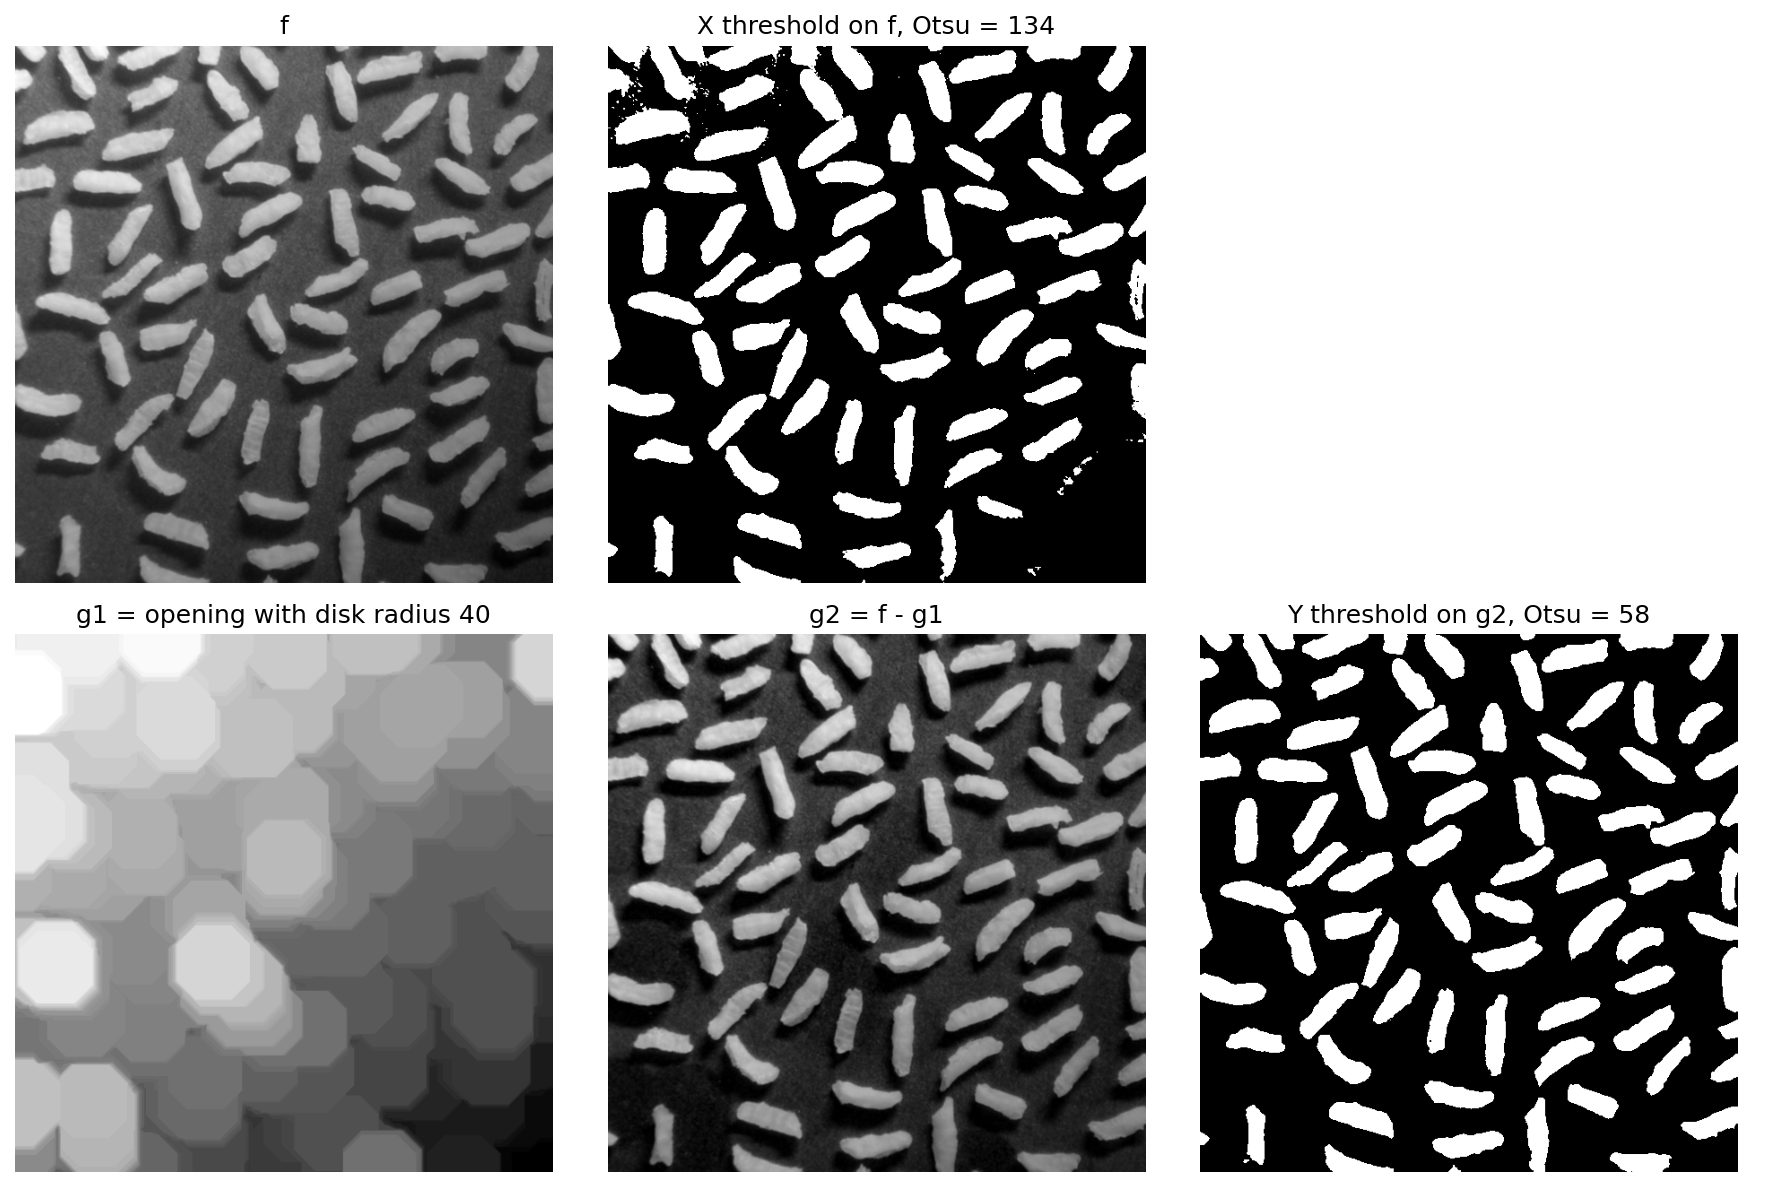

Here is the Python script that generated this plot:
import numpy as np
import matplotlib.pyplot as plt
from PIL import Image
from skimage.filters import threshold_otsu
import sys
from pathlib import Path
import ia870 as ia
from libDIPUM.data_path import dip_data

# %% Figure942
# Rice grains statistics

# %% Data
f = np.array(Image.open(dip_data('rice-shaded.tif')))
if f.ndim == 3:
    f = f[..., 0]

# %% SE
B = ia.iasedisk(40, '2D', 'OCTAGON')

# %% Top Hat
g1 = ia.iaopen(f, B)
g2 = ia.iasubm(f, g1)

# %% Thresholding
level = threshold_otsu(f)
X = f > level

level1 = threshold_otsu(g2)
Y = g2 > level1

# %% Noise cleaning
Y1 = ia.iaclose(ia.iaopen(Y, ia.iasecross()), ia.iasecross())

# %% Edge off
Y2 = ia.iaedgeoff(Y, ia.iasecross())

# %% Labeling
Yl = ia.ialabel(Y2, ia.iasebox())

# %% Statistics
Area = ia.iablob(Yl, 'area', 'data')

# %% Display figure 1
fig1, ax = plt.subplots(2, 3, figsize=(12, 8), sharex=True, sharey=True, num=1)
ax = ax.ravel()

ax[0].imshow(f, cmap='gray')
ax[0].set_title('f')
ax[0].axis('off')

ax[1].imshow(X, cmap='gray')
ax[1].set_title(f'X threshold on f, Otsu = {int(round(level))}')
ax[1].axis('off')

ax[2].axis('off')

ax[3].imshow(g1, cmap='gray')
ax[3].set_title('g1 = opening with disk radius 40')
ax[3].axis('off')

ax[4].imshow(g2, cmap='gray')
ax[4].set_title('g2 = f - g1')
ax[4].axis('off')

ax[5].imshow(Y, cmap='gray')
ax[5].set_title(f'Y threshold on g2, Otsu = {int(round(level1))}')
ax[5].axis('off')

fig1.tight_layout()
fig1.savefig('Figure942.png', dpi=150, bbox_inches='tight')

# %% Display figure 2
fig2, bx = plt.subplots(2, 2, figsize=(10, 8), num=2)
bx = bx.ravel()

bx[0].imshow(Y1, cmap='gray')
bx[0].set_title('Cleaning by ASF')
bx[0].axis('off')

bx[1].imshow(Y2, cmap='gray')
bx[1].set_title('Edge off')
bx[1].axis('off')

lbl_img = np.asarray(ia.iaglblshow(Yl))
if lbl_img.ndim == 3 and lbl_img.shape[0] in (3, 4):
    # ia870 may return channel-first (C, H, W); convert to (H, W, C).
    lbl_img = np.transpose(lbl_img, (1, 2, 0))
bx[2].imshow(lbl_img)
bx[2].set_title(f'Labeling, number of objects = {int(np.max(Yl))}')
bx[2].axis('off')

area_vals = np.asarray(Area).ravel().astype(float)
bx[3].hist(area_vals, bins=20)
bx[3].set_title('Area distribution')

fig2.tight_layout()
fig2.savefig('Figure942Bis.png', dpi=150, bbox_inches='tight')

plt.show()
